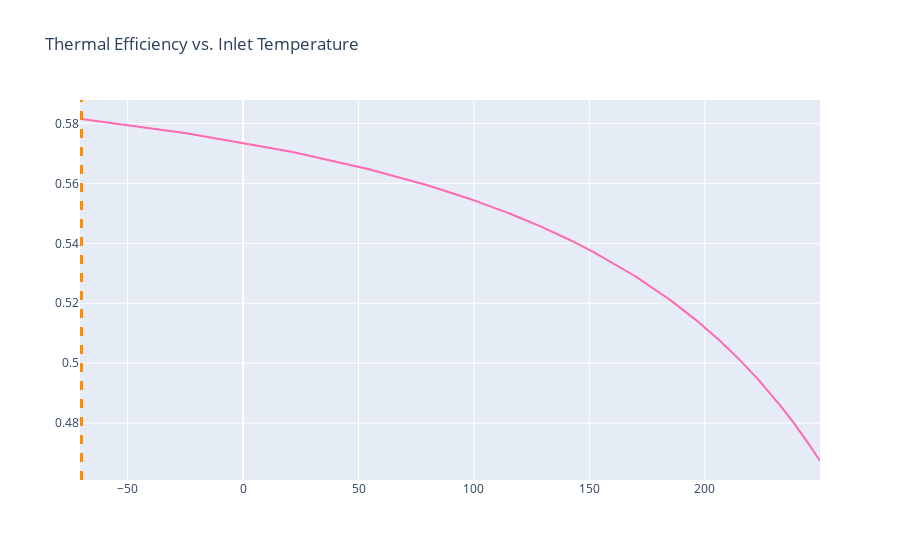

Notebook code cell kept with this figure:
### Code cell
def get_efficiency_vary_T1(T1):
    turbo = turbojet_engine()
    turbo.T1 = T1
    turbo.cycle_analysis()
    turbo.perform_analysis()
    return turbo.eta_th

#Calculate Efficiency varying Max Temp
T1_arr = np.arange(start = -70, stop = 250, step = 0.1)
eta_th_arr = np.array([])
for i in range(len(T1_arr)):
    eta_th_arr = np.append(eta_th_arr, get_efficiency_vary_T1(T1_arr[i]))
    
#Graph it
fig = go.Figure()
fig.add_trace(go.Scatter(
    x=T1_arr,
    y=eta_th_arr,
    marker_color='hotpink',
    name='Efficiency (%)'
))

fig.add_vline(x=T1_arr[np.argmax(eta_th_arr)], line_width=3, line_dash="dash", line_color="darkorange")

fig.update_layout(
    title_text = 'Thermal Efficiency vs. Inlet Temperature'
)

fig.show()

### Figure 1 — Plotly figure (JSON) as saved in the notebook; plotly's stock layout.template omitted (floating-point values rounded to 4 significant figures; data arrays with more than 128 entries replaced by an {"elided": "..."} marker saying what was removed)
{"data": [{"marker": {"color": "hotpink"}, "name": "Efficiency (%)", "type": "scatter", "x": {"elided": "3200 float values"}, "y": {"elided": "3200 float values"}}], "layout": {"shapes": [{"line": {"color": "darkorange", "dash": "dash", "width": 3}, "type": "line", "x0": -70, "x1": -70, "xref": "x", "y0": 0, "y1": 1, "yref": "y domain"}], "title": {"text": "Thermal Efficiency vs. Inlet Temperature"}}}
